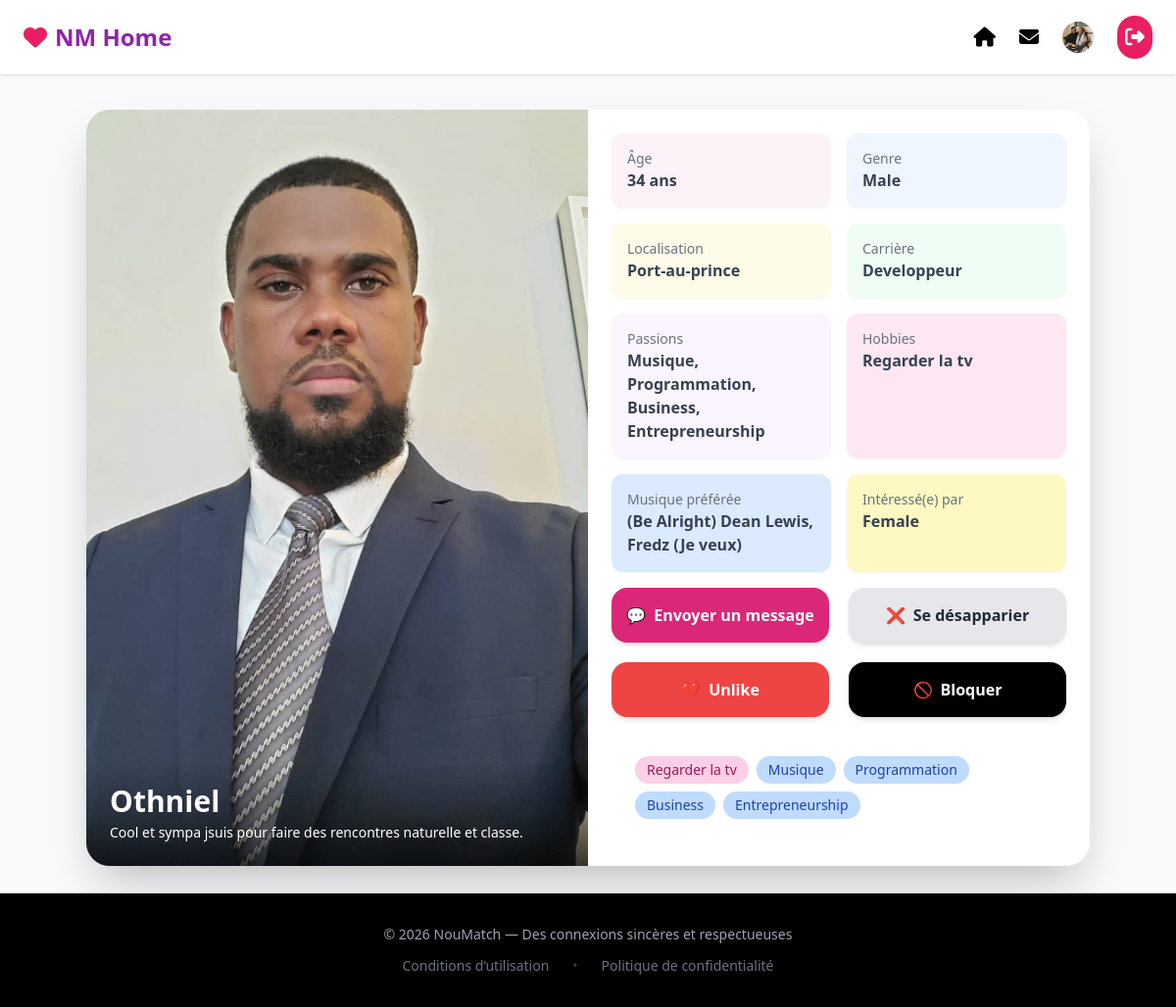
Screenshot of /nmdashboard/profil/1/ (signed in) with the database file from the repository.
### users/models.py (models this page shows, shortened)
class User(AbstractBaseUser, PermissionsMixin):
    email = models.EmailField(unique=True)
    username = models.CharField(max_length=30, unique=True)
    bio = models.TextField(blank=True)
    birth_date = models.DateField(null=True, blank=True)
    GENDER_CHOICES = [
        ("male", "Male"),
        ("female", "Female"),
        ("other", "Other"),
    ]
    gender = models.CharField(max_length=10, choices=GENDER_CHOICES, blank=True)
    INTEREST_CHOICES = [
        ("male", "Male"),
        ("female", "Female"),
        ("everyone", "Everyone"),
    ]
    interested_in = models.CharField(max_length=10, choices=INTEREST_CHOICES, blank=True)
    location = models.CharField(max_length=100, blank=True)
    profile_photo = models.ImageField(upload_to="profiles/", blank=True, null=True)
    is_verified = models.BooleanField(default=False)
    height = models.PositiveIntegerField(null=True, blank=True)  # in cm
    passions = models.TextField(blank=True)  # comma separated passions
    career = models.CharField(max_length=100, blank=True)
    education = models.CharField(max_length=100, blank=True)
    hobbies = models.TextField(blank=True)
    favorite_music = models.TextField(blank=True)
    is_active = models.BooleanField(default=True)
    is_staff = models.BooleanField(default=False)
    date_joined = models.DateTimeField(default=timezone.now)
    objects = UserManager()
    USERNAME_FIELD = "email"
    REQUIRED_FIELDS = ["username"]

### nmdashboard/views.py (the view)
# urls.py: path("profil/<int:user_id>/", views.voir_profil, name="voir_profil"),
@login_required
def voir_profil(request, user_id):
    user = get_object_or_404(User, id=user_id)
    age = None
    if user.birth_date:
        today = date.today()
        age = today.year - user.birth_date.year
        if (today.month, today.day) < (user.birth_date.month, user.birth_date.day):
            age -= 1
    hobbies_list = [h.strip() for h in user.hobbies.split(",") if h.strip()]
    passions_list = [p.strip() for p in user.passions.split(",") if p.strip()]
    return render(request, "nmdashboard/voir_profil.html", {
        "profile_suser": user,
        "age": age,
        "hobbies_list": hobbies_list,
        "passions_list": passions_list,
    })

### nmdashboard/context_processors.py (called while the page is built)
def unread_messages(request):
    if request.user.is_authenticated:
        unread_count = Message.objects.filter(receiver=request.user, is_read=False).count()
        latest_messages = Message.objects.filter(receiver=request.user).order_by('-timestamp')[:5]
    else:
        unread_count = 0
        latest_messages = []
    return {
        'unread_messages_count': unread_count,
        'latest_messages': latest_messages,
    }

### nmdashboard/templates/nmdashboard/voir_profil.html
{% extends 'nmdashboard/base.html' %}
{% block content %}
<main class="flex-1 pt-28 px-4 mb-7">
  <div class="max-w-5xl mx-auto bg-white rounded-3xl shadow-2xl overflow-hidden flex flex-col lg:flex-row">
    <div class="lg:w-1/2 relative flex-shrink-0">
      {% if profile_suser.profile_photo %}
        <img src="{{ profile_suser.profile_photo.url }}" class="w-full h-full object-cover">
      {% else %}
        <img src="/static/images/default-profile.png" class="w-full h-full object-cover">
      {% endif %}
      <div class="absolute bottom-0 left-0 w-full bg-gradient-to-t from-black/70 via-black/30 to-transparent p-6">
        <h1 class="text-3xl font-bold text-white">{{ profile_suser.username }}</h1>
        {% if profile_suser.bio %}
          <p class="text-white mt-1 text-sm">{{ profile_suser.bio }}</p>
        {% endif %}
      </div>
    </div>
    <div class="lg:w-1/2 p-6 space-y-4">
      <div class="grid grid-cols-2 gap-4 text-gray-700">
        <div class="bg-pink-50 rounded-xl p-4 shadow-sm">
            <p class="text-sm text-gray-500">Âge</p>
            <p class="font-semibold">
                {% if age %}
                {{ age }} ans
                {% else %}
                -
                {% endif %}
            </p>
        </div>
        <div class="bg-blue-50 rounded-xl p-4 shadow-sm">
          <p class="text-sm text-gray-500">Genre</p>
          <p class="font-semibold">{{ profile_suser.get_gender_display }}</p>
        </div>
        <div class="bg-yellow-50 rounded-xl p-4 shadow-sm">
          <p class="text-sm text-gray-500">Localisation</p>
          <p class="font-semibold">{{ profile_suser.location|default:"-" }}</p>
        </div>
        <div class="bg-green-50 rounded-xl p-4 shadow-sm">
          <p class="text-sm text-gray-500">Carrière</p>
          <p class="font-semibold">{{ profile_suser.career|default:"-" }}</p>
        </div>
        <div class="bg-purple-50 rounded-xl p-4 shadow-sm">
          <p class="text-sm text-gray-500">Passions</p>
          <p class="font-semibold">{{ profile_suser.passions|default:"-" }}</p>
        </div>
        <div class="bg-pink-100 rounded-xl p-4 shadow-sm">
          <p class="text-sm text-gray-500">Hobbies</p>
          <p class="font-semibold">{{ profile_suser.hobbies|default:"-" }}</p>
        </div>
        <div class="bg-blue-100 rounded-xl p-4 shadow-sm">
          <p class="text-sm text-gray-500">Musique préférée</p>
          <p class="font-semibold">{{ profile_suser.favorite_music|default:"-" }}</p>
        </div>
        <div class="bg-yellow-100 rounded-xl p-4 shadow-sm">
          <p class="text-sm text-gray-500">Intéressé(e) par</p>
          <p class="font-semibold">{{ profile_suser.get_interested_in_display }}</p>
        </div>
      </div>
    <div class="grid grid-cols-2 gap-5 mt-8">
        <a href=""
        class="flex items-center justify-center gap-2 h-14
                bg-pink-600 text-white rounded-2xl font-semibold
                hover:bg-pink-700 hover:shadow-lg
                transition-all duration-200 shadow-md">
            💬 <span>Envoyer un message</span>
        </a>
        <button
            class="flex items-center justify-center gap-2 h-14
                bg-gray-200 text-gray-800 rounded-2xl font-semibold
                hover:bg-gray-300 hover:shadow-lg
                transition-all duration-200 shadow-md">
            ❌ <span>Se désapparier</span>
        </button>
        <button
            class="flex items-center justify-center gap-2 h-14
                bg-red-500 text-white rounded-2xl font-semibold
                hover:bg-red-600 hover:shadow-lg
                transition-all duration-200 shadow-md">
            💔 <span>Unlike</span>
        </button>
        <button
            class="flex items-center justify-center gap-2 h-14
                bg-black text-white rounded-2xl font-semibold
                hover:bg-gray-900 hover:shadow-lg
                transition-all duration-200 shadow-md">
            🚫 <span>Bloquer</span>
        </button>
    </div>
      <div class="p-6 flex flex-wrap gap-2">
        {% for hobby in hobbies_list %}
            <span class="bg-pink-200 text-pink-800 text-sm px-3 py-1 rounded-full">{{ hobby }}</span>
        {% endfor %}
        {% for passion in passions_list %}
            <span class="bg-blue-200 text-blue-800 text-sm px-3 py-1 rounded-full">{{ passion }}</span>
        {% endfor %}
      </div>
    </div>
  </div>
</main>
{% endblock content %}

### nmdashboard/templates/nmdashboard/base.html (shortened to what this page needs)
<!DOCTYPE html>
<html lang="fr">
<head>
<script src="https://cdn.tailwindcss.com"></script>
<link rel="stylesheet" href="https://cdnjs.cloudflare.com/ajax/libs/font-awesome/6.5.0/css/all.min.css">
</head>
<body class="bg-gray-50 min-h-screen flex flex-col">
<header class="fixed w-full bg-white/90 backdrop-blur shadow z-50">
  <div class="max-w-7xl mx-auto flex justify-between items-center px-6 py-4">
    <a href="{% url 'nmdashboard:dashboard' %}" class="flex items-center gap-2">
      <i class="fa-solid fa-heart text-secondary text-2xl"></i>
      <span class="text-2xl font-bold text-primary">NM Home</span>
    </a>
    <nav class="hidden md:flex gap-6 items-center">
      <a href="{% url 'nmdashboard:dashboard' %}">
        <i class="fa-solid fa-house text-xl cursor-pointer"></i>
      </a>
    <div class="relative">
        <button type="button" id="messagesBtn" class="relative">
            <i class="fa-solid fa-envelope text-xl cursor-pointer"></i>
        </button>
    </div>
      <a href="{% url 'nmdashboard:my_profile' %}">
        {% if request.user.profile_photo %}
          <img src="{{ request.user.profile_photo.url }}"
               class="w-8 h-8 rounded-full object-cover cursor-pointer">
        {% else %}
          <i class="fa-solid fa-user text-xl cursor-pointer"></i>
        {% endif %}
      </a>
      <form method="post" action="{% url 'users:logout' %}">
        <button type="submit">
          <i class="fa-solid fa-right-from-bracket text-xl bg-secondary text-white p-2 rounded-full"></i>
        </button>
      </form>
    </nav>
  </div>
</header>
{% block content %}{% endblock content %}
<footer class="bg-black text-gray-400 py-8 text-center text-sm">
  <div class="mb-3">© 2026 NouMatch — Des connexions sincères et respectueuses</div>
  <div class="flex justify-center gap-6 text-gray-500">
    <a href="{% url 'noumatch:term_of_use' %}" class="hover:text-white transition">Conditions d’utilisation</a>
    <span class="opacity-50">•</span>
    <a href="{% url 'noumatch:privacy_policy' %}" class="hover:text-white transition">Politique de confidentialité</a>
  </div>
</footer>
</body>
</html>

### nmdashboard/templates/nmdashboard/base.html (style rules this page uses)
* { scroll-behavior: smooth; }

### rows the page displays
User: user.profile_photo (picture)
User: profile_photo (picture), username "Othniel", bio "Cool et sympa jsuis pour faire des rencontres naturelle et classe.", gender "Male", location "Port-au-prince", career "Developpeur", passions "Musique, Programmation, Business, Entrepreneurship", hobbies "Regarder la tv", favorite_music "(Be Alright) Dean Lewis, Fredz (Je veux)", interested_in "Female", hobbies_list "Regarder la tv"

### other values shown
{{ age }} "34"
{{ passion }} "Musique" "Programmation" "Business" "Entrepreneurship"
